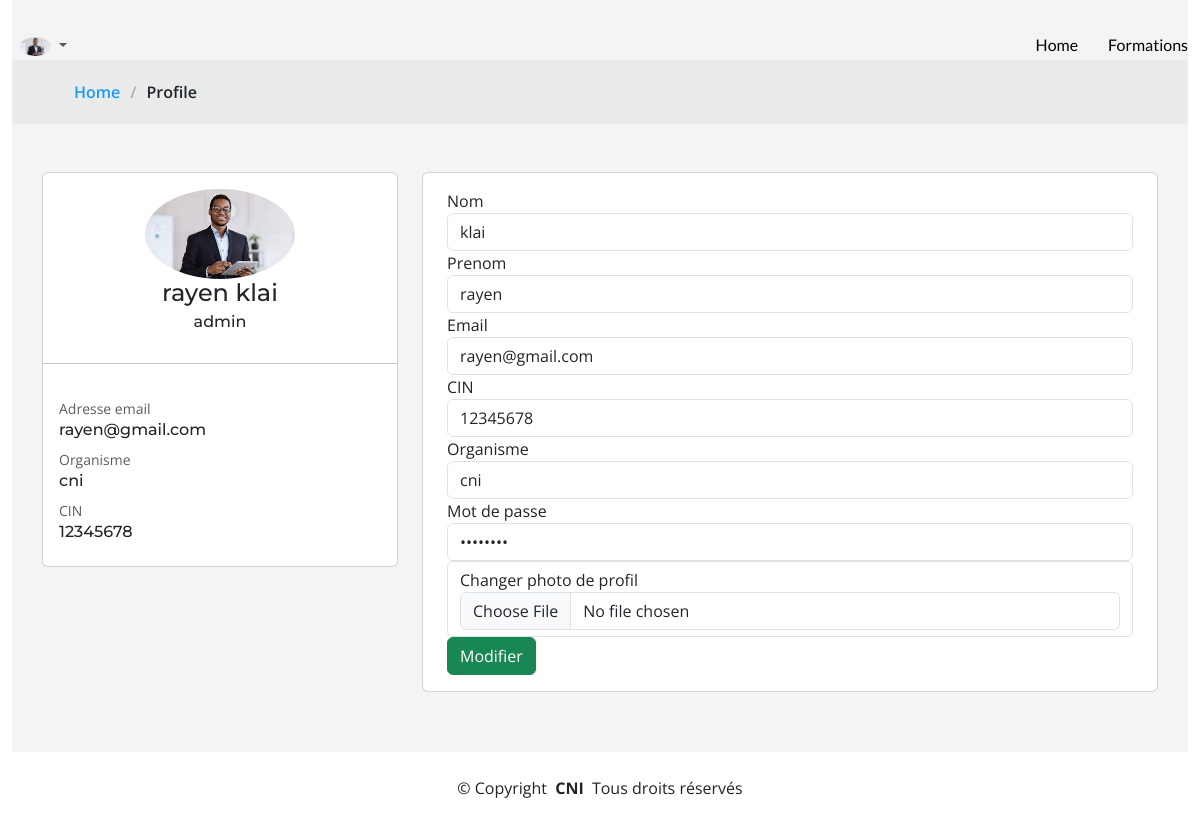
The page /profile (signed in) on the database as committed earlier.
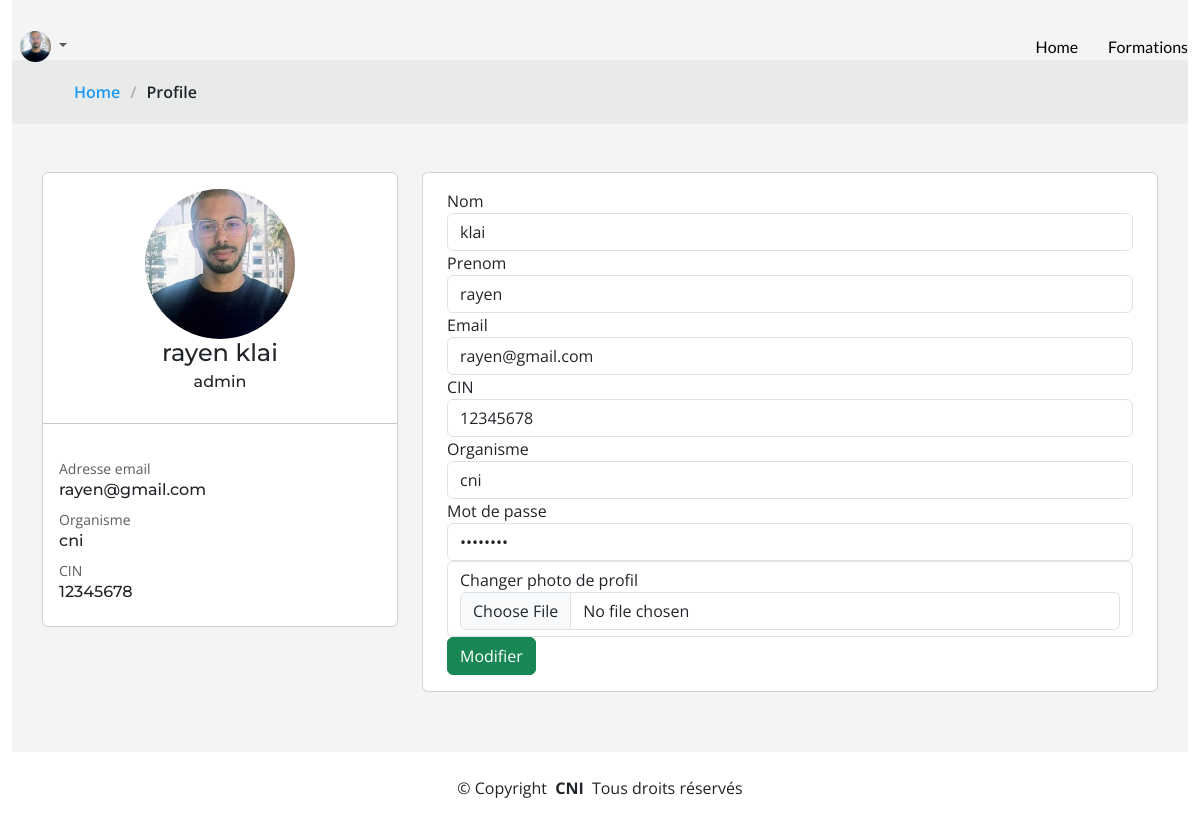
The same page on the database as committed later.
### user/models.py (models this page shows, shortened)
class Profile(AbstractBaseUser, PermissionsMixin):
    email = models.EmailField(unique=True)
    first_name = models.CharField(max_length=30)
    last_name = models.CharField(max_length=30)
    cin_regex = RegexValidator(regex=r'^\d{8}$', message="CIN must be an 8-digit number.")
    cin = models.CharField(validators=[cin_regex], max_length=8)  # 8-digit number
    organisme = models.CharField(max_length=255)  # String field for organisme
    role = models.CharField(max_length=255)  # String field for role
    is_active = models.BooleanField(default=True)
    is_staff = models.BooleanField(default=False)
    img = models.ImageField(default='def.png',null=True,blank=True) # Image field for profile image
    objects = CustomUserManager()
    USERNAME_FIELD = 'email'
    REQUIRED_FIELDS = ['first_name', 'last_name', 'cin', 'organisme', 'role']
    def __str__(self):
        return self.email

### gestionFormation/views.py (the view, shortened to what this page needs)
# urls.py: path('profile', views.profile, name='profile'),
def profile(request):
    user = request.user
    print(user)
    context = {
        'user': user,
        'messages': messages.get_messages(request)
    }
    return render(request, 'front/form.html', context)

### templates/front/form.html (shortened to what the changed rows need)
{% extends 'front/monProfile2.html' %}
{% load static %}
{% block content2 %}
<link href="{% static 'assets3/css/main.css'%}" rel="stylesheet">
<div class="row">
    <div class="col-lg-4 col-xlg-3 col-md-5">
        <br>
    <br>
        <div class="card">
            <div class="card-body">
                <center class="m-t-30"> <img src="{{user.img.url}}"
                        class="rounded-circle" width="150" />
                    <h4 class="card-title m-t-10">{{ user.first_name }} {{user.last_name}}</h4>
                    <h6 class="card-subtitle">{{user.role}}</h6>
                </center>
            </div>
            <div class="card-body"> <small class="text-muted">Adresse email</small>
                <h6>{{user.email}}</h6> <small class="text-muted p-t-30 db">Organisme</small>
                <h6>{{user.organisme}}</h6> <small class="text-muted p-t-30 db">CIN</small>
                <h6>{{user.cin}}</h6>
            </div>
        </div>
    </div>
    <div class="col-lg-8 col-xlg-9 col-md-7">
        <br>
    <br>
        <div class="card">
            <div class="card-body">
                <form method="POST" enctype="multipart/form-data" class="form-horizontal form-material mx-2">
                    <div class="form-group">
                        <div class="col-md-12">
                            <input type="text" name="nom" value="{{user.last_name}}"
                                class="form-control form-control-line">
                        </div>
                    </div>
                    <div class="form-group">
                        <div class="col-md-12">
                            <input type="text" name="prenom" value="{{user.first_name}}"
                                class="form-control form-control-line">
                        </div>
                    </div>
                    <div class="form-group">
                        <div class="col-md-12">
                            <input type="email"  value={{user.email}}
                                class="form-control form-control-line" name="email"
                                id="email">
                        </div>
                    </div>
                    <div class="form-group">
                        <div class="col-md-12">
                            <input type="text" name="cin" value={{user.cin}}
                                class="form-control form-control-line">
                        </div>
                    </div>
                    <div class="form-group">
                        <div class="col-md-12">
                            <input name="org" type="text" name="org"  value="{{user.organisme}}"
                                class="form-control form-control-line">
                        </div>
                    </div>
                </form>
            </div>
        </div>
    </div>
</div>
{% endblock %}

### templates/front/monProfile2.html (shortened to what this page needs)
{% extends 'baseclient.html' %}
{% load static %}
{% block content %}
<header id="header" class="header fixed-top d-flex align-items-center">
    <div class="container-fluid d-flex align-items-center justify-content-between">
      <nav id="navmenu" class="navmenu">
        <ul>
          <li><a href="{% url 'acc' %}"  style="color: #000000;">Home</a></li>
          <li><a href="{% url 'nosformations' %}">Formations</b></a></li>
        </ul>
      </nav>
      {% if user.is_authenticated %}
      <header class="topbar" data-navbarbg="skin6">
        <nav class="navbar top-navbar navbar-expand-md navbar-light">
            <div class="navbar-collapse collapse navbar-transparent" id="navbarSupportedContent" data-navbarbg="skin5">
              <ul class="navbar-nav float-end">
                  <li class="nav-item dropdown">
                      <a class="nav-link dropdown-toggle text-muted waves-effect waves-dark pro-pic" href="#" id="navbarDropdown" role="button" data-bs-toggle="dropdown" aria-expanded="false">
                          <img src="{{user.img.url}}" alt="user" class="rounded-circle" width="31">
                      </a>
                  </li>
              </ul>
          </div>
        </nav>
    </header>
      {% else %}
      <a  href="{% url 'admin_login' %}" class="btn-getstarted" >Se connecter</a>
      {% endif %}
    </div>
  </header>
  <div class="container-fluid">
    <section id="team" class="team">
        <div data-aos="fade" class="page-title">
            <nav class="breadcrumbs">
              <div class="container">
                <ol>
                  <li><a href="index.html">Home</a></li>
                  <li class="current">Profile</li>
                </ol>
              </div>
            </nav>
          </div>
        <div class="container">
            {% block content2 %}
            {% endblock %}
</div>
</div>
<div class="container copyright text-center mt-4">
  <p>&copy; <span>Copyright</span> <strong class="px-1">CNI</strong> <span>Tous droits réservés</span></p>
</div>
{% endblock %}

Rows that differ between the two databases and show on the page:
changed Profile "rayen": img: a different picture
